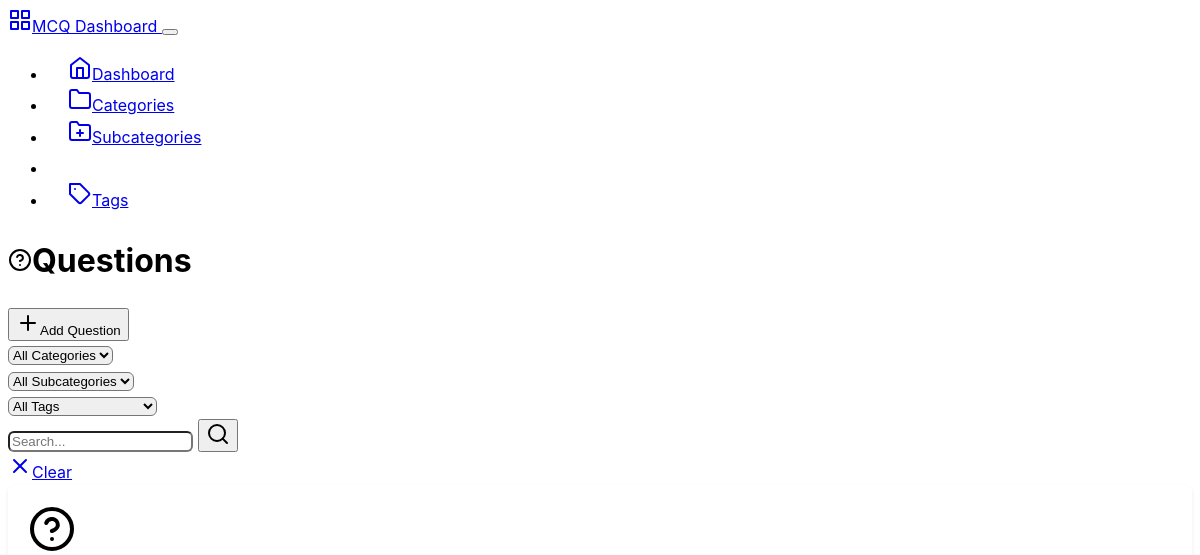
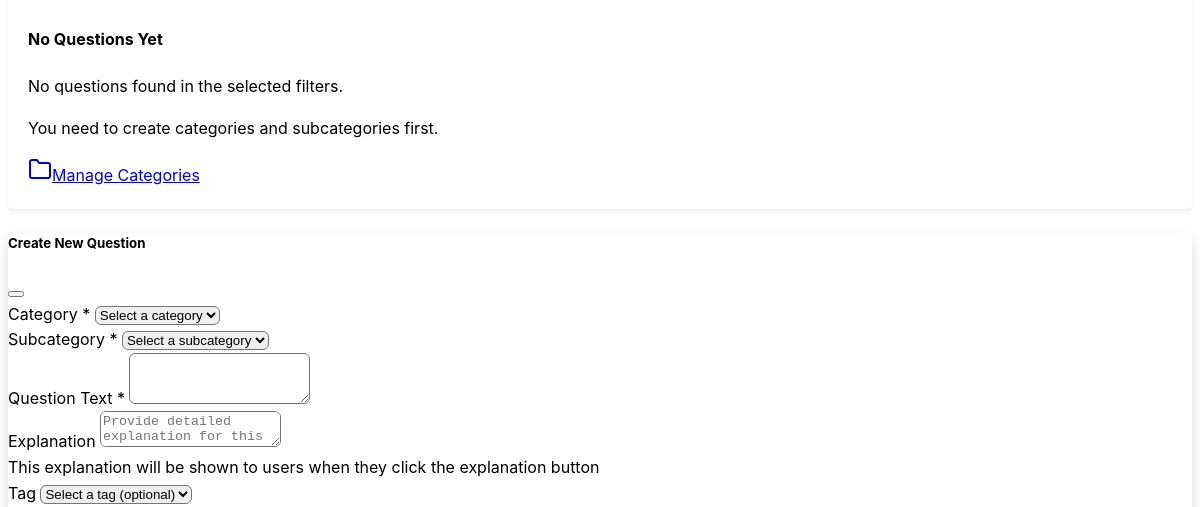
Before: /backend/questions?subcategory_id=2 (upper part) with the older database file (2 pictures, top to bottom).
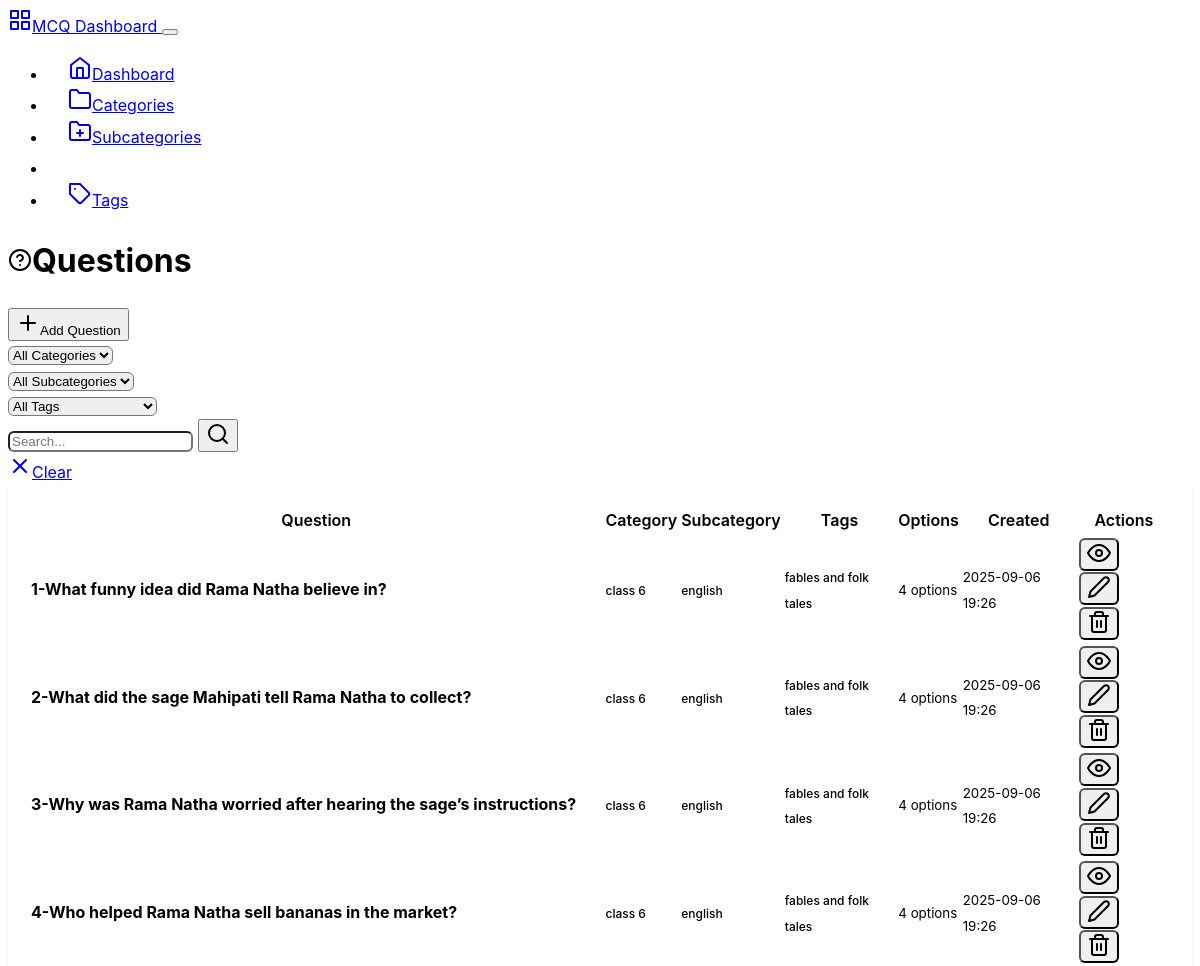
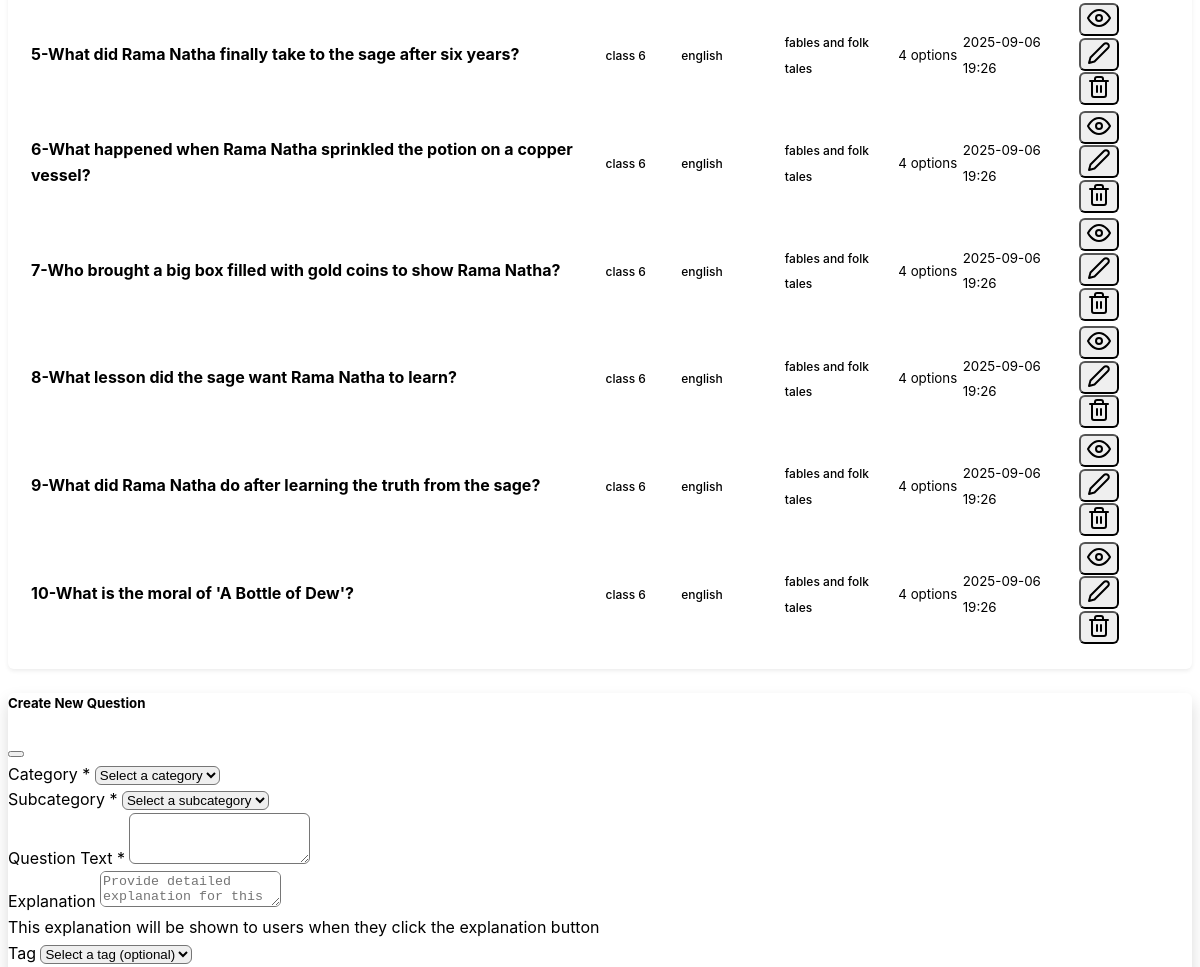
After: the same page with the newer database file (2 pictures, top to bottom).
### mcqbox/model.py (models this page shows, shortened)
class Question(db.Model):
    id = db.Column(db.Integer, primary_key=True)
    question_text = db.Column(db.String(500), nullable=False)
    subcategory_id = db.Column(db.Integer, db.ForeignKey('subcategory.id'), nullable=False)
    subcategory = db.relationship('Subcategory', backref=db.backref('questions', lazy=True))
    tag_id = db.Column(db.Integer, db.ForeignKey('tag.id'), nullable=True)
    tag = db.relationship('Tag', backref=db.backref('questions', lazy=True))
    explanation = db.Column(db.String(500), nullable=True)
    options = db.Column(db.JSON, nullable=False)
    category_id = db.Column(db.Integer, db.ForeignKey('category.id'), nullable=False)
    category = db.relationship('Category', backref=db.backref('questions', lazy=True))
    created_at = db.Column(db.DateTime, server_default=db.func.now())
    updated_at = db.Column(db.DateTime, server_default=db.func.now(), onupdate=db.func.now())

class Category(db.Model):
    id = db.Column(db.Integer, primary_key=True)
    name = db.Column(db.String(50), nullable=False, unique=True)
    description = db.Column(db.String(200), nullable=True)
    created_at = db.Column(db.DateTime, server_default=db.func.now())
    updated_at = db.Column(db.DateTime, server_default=db.func.now(), onupdate=db.func.now())

class Subcategory(db.Model):
    id = db.Column(db.Integer, primary_key=True)
    name = db.Column(db.String(50), nullable=False)
    category_id = db.Column(db.Integer, db.ForeignKey('category.id'), nullable=False)
    category = db.relationship('Category', backref=db.backref('subcategories', lazy=True))
    description = db.Column(db.String(200), nullable=True)
    created_at = db.Column(db.DateTime, server_default=db.func.now())
    updated_at = db.Column(db.DateTime, server_default=db.func.now(), onupdate=db.func.now())

class Tag(db.Model):
    id = db.Column(db.Integer, primary_key=True)
    name = db.Column(db.String(50), nullable=False)
    category_id = db.Column(db.Integer, db.ForeignKey('category.id'), nullable=False)
    category = db.relationship('Category', backref=db.backref('tags', lazy=True))
    subcategory_id = db.Column(db.Integer, db.ForeignKey('subcategory.id'), nullable=True)
    subcategory = db.relationship('Subcategory', backref=db.backref('tags', lazy=True))
    created_at = db.Column(db.DateTime, server_default=db.func.now())

### mcqbox/backend/route.py (the view)
@app.route('/backend/questions')
def questions():
    category_id = request.args.get('category_id', type=int)
    subcategory_id = request.args.get('subcategory_id', type=int)
    search = request.args.get('search', '').strip()
    tag_filter = request.args.get('tag', '').strip()
    categories_list = Category.query.all()
    subcategories_list = []
    tags_list = Tag.query.all()
    if category_id:
        subcategories_list = Subcategory.query.filter_by(category_id=category_id).all()
    filters = []
    if category_id:
        filters.append(Question.category_id == category_id)
    if subcategory_id:
        filters.append(Question.subcategory_id == subcategory_id)
    tag_filter = request.args.get('tag', '').strip()
    if tag_filter:
        filters.append(Question.tag_id == tag_filter)
    if search:
        filters.append(Question.question_text.ilike(f'%{search}%'))
    questions_list = Question.query.filter(*filters).all()
    return render_template('questions.html',
                         questions=questions_list,
                         categories=categories_list,
                         subcategories=subcategories_list,
                         tags=tags_list,
                         selected_category=category_id,
                         selected_subcategory=subcategory_id,
                         search_query=search)

### mcqbox/backend/templates/questions.html (shortened to what this page needs)
{% extends "base.html" %}
{% block content %}
<div class="row">
    <div class="col-12">
        <div class="d-flex justify-content-between align-items-center mb-4">
            <h1><i data-feather="help-circle" class="me-2"></i>Questions</h1>
            <button class="btn btn-primary" data-bs-toggle="modal" data-bs-target="#createQuestionModal">
                <i data-feather="plus" class="me-2"></i>Add Question
            </button>
        </div>
    </div>
</div>
<div class="row mb-3">
    <div class="col-12">
        <form method="GET" id="filterForm">
            <div class="row">
                <div class="col-md-3">
                    <select name="category_id" class="form-select" id="categorySelect" onchange="updateSubcategories()">
                        <option value="">All Categories</option>
                    </select>
                </div>
                <div class="col-md-3">
                    <select name="subcategory_id" class="form-select" id="subcategorySelect"
                        onchange="this.form.submit()">
                        <option value="">All Subcategories</option>
                    </select>
                </div>
                <div class="col-md-3">
                    <select name="tag" class="form-select" id="tagSelect" onchange="this.form.submit()">
                        <option value="">All Tags</option>
                    </select>
                </div>
                <div class="col-md-2">
                    <div class="input-group">
                        <input type="text" name="search" class="form-control" placeholder="Search..."
                            value="{{ search_query }}" id="searchInput">
                        <button class="btn btn-outline-secondary" type="button" onclick="searchQuestions()">
                            <i data-feather="search"></i>
                        </button>
                    </div>
                </div>
                <div class="col-md-1">
                    <a href="{{ url_for('questions') }}" class="btn btn-outline-secondary w-100">
                        <i data-feather="x" class="me-1"></i>Clear
                    </a>
                </div>
            </div>
        </form>
    </div>
</div>
<div class="row">
    <div class="col-12">
        <div class="card">
            <div class="card-body">
                {% if questions %}
                <div class="table-responsive">
                    <table class="table table-hover">
                        <thead>
                            <tr>
                                <th>Question</th>
                                <th>Category</th>
                                <th>Subcategory</th>
                                <th>Tags</th>
                                <th>Options</th>
                                <th>Created</th>
                                <th class="text-end">Actions</th>
                            </tr>
                        </thead>
                        <tbody>
                            {% for question in questions %}
                            <tr>
                                <td>
                                    <strong>{{loop.index}}-{{ question.question_text[:100] }}</strong>
                                </td>
                                <td>
                                    <span class="badge bg-primary">
                                        {{ question.category.name if question.category.name else 'Unknown' }}
                                    </span>
                                </td>
                                <td>
                                    <span class="badge bg-secondary">
                                        {{ question.subcategory.name if question.subcategory.name else 'Unknown' }}
                                    </span>
                                </td>
                                <td>
                                    <span class="badge bg-secondary">
                                        {{ question.tag.name if question.tag.name else 'Unknown' }}
                                    </span>
                                </td>
                                <td>
                                    <small class="text-muted">{{ question.options|length }} options</small>
                                </td>
                                <td>
                                    <small class="text-muted">{{ question.created_at.strftime('%Y-%m-%d %H:%M')
                                        }}</small>
                                </td>
                                <td class="text-end">
                                    <div class="btn-group" role="group">
                                        <button class="btn btn-sm btn-outline-secondary"
                                            onclick="viewQuestion({{ question.id }})" data-bs-toggle="modal"
                                            data-bs-target="#viewQuestionModal">
                                            <i data-feather="eye"></i>
                                        </button>
                                        <button class="btn btn-sm btn-outline-secondary"
                                            onclick="editQuestion({{ question.id }})" data-bs-toggle="modal"
                                            data-bs-target="#editQuestionModal">
                                            <i data-feather="edit-2"></i>
                                        </button>
                                        <form method="POST"
                                            action="{{ url_for('delete_question', question_id=question.id) }}"
                                            class="d-inline"
                                            onsubmit="return confirm('Are you sure you want to delete this question?')">
                                            <button type="submit" class="btn btn-sm btn-outline-danger">
                                                <i data-feather="trash-2"></i>
                                            </button>
                                        </form>
                                    </div>
                                </td>
                            </tr>
                            {% endfor %}
                        </tbody>
                    </table>
                </div>
                {% else %}
                <div class="text-center py-5">
                    <i data-feather="help-circle" class="mb-3" style="width: 3rem; height: 3rem;"></i>
                    <h4>No Questions Yet</h4>
                    {% if search_query %}
                    <p class="text-muted">No questions found matching your search: <strong>{{ search_query }}</strong>
                    </p>
                    {% elif selected_category or selected_subcategory %}
                    <p class="text-muted">No questions found in the selected filters.</p>
                    {% else %}
                    <p class="text-muted">Create your first MCQ question to get started.</p>
                    {% endif %}
                    {% if categories and subcategories %}
                    <button class="btn btn-primary" data-bs-toggle="modal" data-bs-target="#createQuestionModal">
                        <i data-feather="plus" class="me-2"></i>Create Question
                    </button>
                    {% else %}
                    <p class="text-muted">You need to create categories and subcategories first.</p>
                    <a href="{{ url_for('categories') }}" class="btn btn-primary">
                        <i data-feather="folder" class="me-2"></i>Manage Categories
                    </a>
                    {% endif %}
                </div>
                {% endif %}
            </div>
        </div>
    </div>
</div>
<div class="modal fade" id="createQuestionModal" tabindex="-1">
    <div class="modal-dialog modal-lg">
        <div class="modal-content">
            <form method="POST" action="{{ url_for('create_question') }}">
                <div class="modal-header">
                    <h5 class="modal-title">Create New Question</h5>
                    <button type="button" class="btn-close" data-bs-dismiss="modal"></button>
                </div>
                <div class="modal-body">
                    <div class="mb-3">
                        <label for="createCategoryId" class="form-label">Category *</label>
                        <select class="form-select" id="createCategoryId" onchange="updateCreateSubcategories()"
                            name="category_id" required>
                            <option value="">Select a category</option>
                        </select>
                    </div>
                    <div class="mb-3">
                        <label for="createSubcategoryId" class="form-label">Subcategory *</label>
                        <select class="form-select" id="createSubcategoryId" name="subcategory_id" required>
                            <option value="">Select a subcategory</option>
                        </select>
                    </div>
                    <div class="mb-3">
                        <label for="question_text" class="form-label">Question Text *</label>
                        <textarea class="form-control" id="question_text" name="question_text" rows="3"
                            required></textarea>
                    </div>
                    <div class="mb-3">
                        <label for="explanation" class="form-label">Explanation</label>
                        <textarea class="form-control" id="explanation" name="explanation" rows="2"
                            placeholder="Provide detailed explanation for this question (optional)"></textarea>
                        <div class="form-text">This explanation will be shown to users when they click the explanation
                            button</div>
                    </div>
                    <div class="mb-3">
                        <label for="tags" class="form-label">Tag</label>
                        <select class="form-select" id="tags" name="tags">
                            <option value="">Select a tag (optional)</option>
                        </select>
                    </div>
                </div>
            </form>
        </div>
    </div>
</div>
{% endblock %}

Changed rows visible on the page:
added Question: question_text "What funny idea did Rama Natha believe in?", category "class 6", subcategory "english", tag "fables and folk tales", options|length "4", created_at "2025-09-06 19:26"
added Question: question_text "What did the sage Mahipati tell Rama Natha to collect?", category "class 6", subcategory "english", tag "fables and folk tales", options|length "4", created_at "2025-09-06 19:26"
added Question: question_text "Why was Rama Natha worried after hearing the sage’s instructions?", category "class 6", subcategory "english", tag "fables and folk tales", options|length "4", created_at "2025-09-06 19:26"
added Question: question_text "Who helped Rama Natha sell bananas in the market?", category "class 6", subcategory "english", tag "fables and folk tales", options|length "4", created_at "2025-09-06 19:26"
added Question: question_text "What did Rama Natha finally take to the sage after six years?", category "class 6", subcategory "english", tag "fables and folk tales", options|length "4", created_at "2025-09-06 19:26"
added Question: question_text "What happened when Rama Natha sprinkled the potion on a copper vessel?", category "class 6", subcategory "english", tag "fables and folk tales", options|length "4", created_at "2025-09-06 19:26"
added Question: question_text "Who brought a big box filled with gold coins to show Rama Natha?", category "class 6", subcategory "english", tag "fables and folk tales", options|length "4", created_at "2025-09-06 19:26"
added Question: question_text "What lesson did the sage want Rama Natha to learn?", category "class 6", subcategory "english", tag "fables and folk tales", options|length "4", created_at "2025-09-06 19:26"
added Question: question_text "What did Rama Natha do after learning the truth from the sage?", category "class 6", subcategory "english", tag "fables and folk tales", options|length "4", created_at "2025-09-06 19:26"
added Question: question_text "What is the moral of 'A Bottle of Dew'?", category "class 6", subcategory "english", tag "fables and folk tales", options|length "4", created_at "2025-09-06 19:26"
Other visible differences:
text no longer shown: "No Questions Yet No questions found in the selected filters. You need to create categories and subcategories first. Manage Categories"
text now shown: "Question Category Subcategory Tags Options Created Actions"
